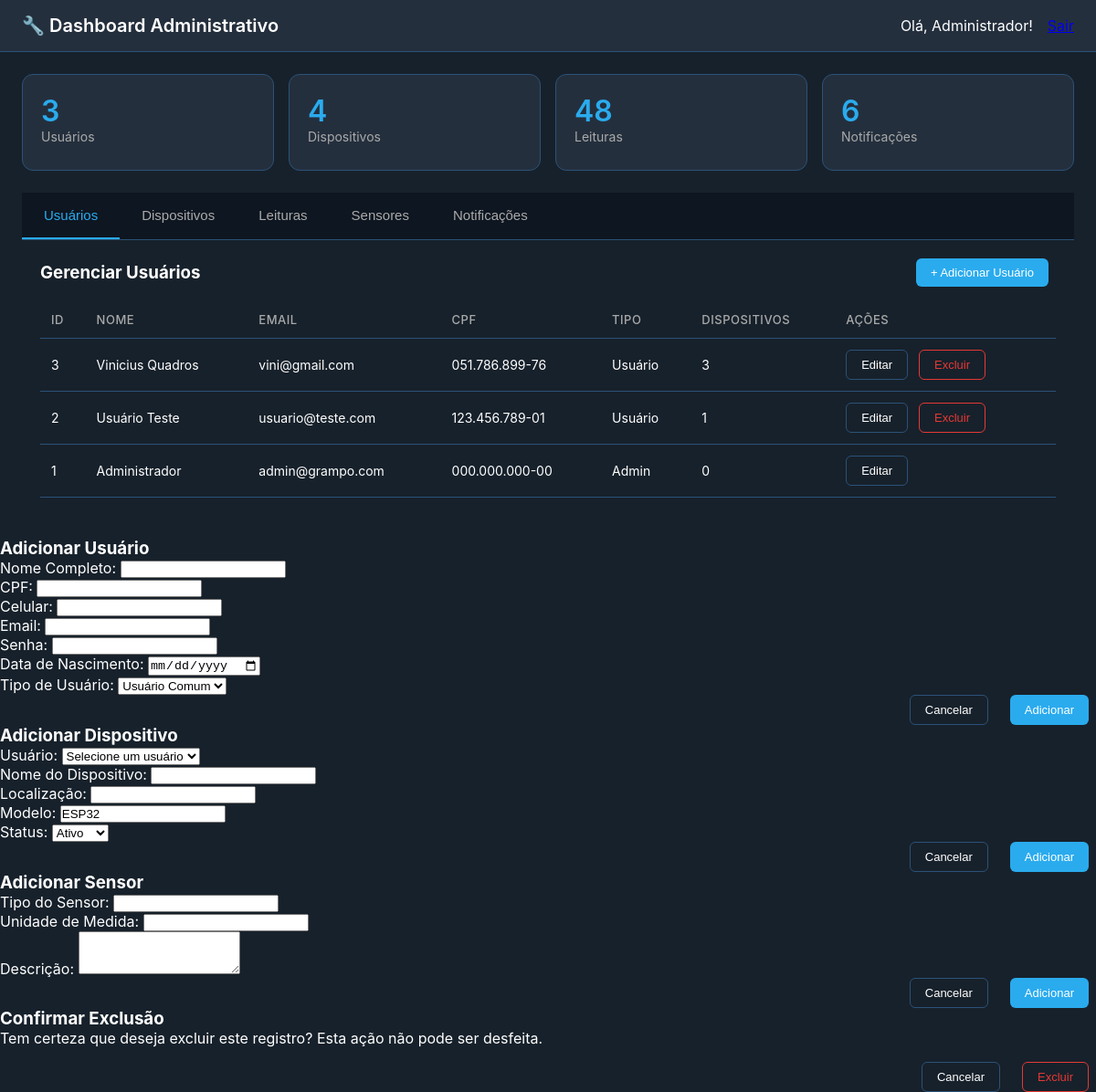
Page /admin/dashboard.php (signed in) on the committed database.
### tables this page shows
CREATE TABLE `usuarios` (
  `id_usuario` int(11) NOT NULL,
  `nome` varchar(100) NOT NULL,
  `cpf` varchar(11) NOT NULL,
  `celular` varchar(15) NOT NULL,
  `email` varchar(100) NOT NULL,
  `senha` varchar(255) NOT NULL,
  `data_nascimento` date NOT NULL,
  `tipo_usuario` enum('A','C') DEFAULT 'C',
  `criado_em` timestamp NOT NULL DEFAULT current_timestamp(),
  `atualizado_em` timestamp NOT NULL DEFAULT current_timestamp() ON UPDATE current_timestamp()
);

CREATE TABLE `leituras` (
  `id_leitura` int(11) NOT NULL,
  `id_dispositivo` int(11) NOT NULL,
  `id_sensor` int(11) NOT NULL,
  `valor` decimal(10,2) NOT NULL,
  `data_hora` timestamp NOT NULL DEFAULT current_timestamp(),
  `status_roupa` enum('Úmida','Seca') DEFAULT 'Úmida'
);

### includes/auth.php (called while the page is built, shortened)
<?php
require_once __DIR__ . '/../config/database.php';
function isLoggedIn() {
    return isset($_SESSION['logged_in']) && $_SESSION['logged_in'] === true;
}
function getCurrentUser() {
    $sql = "SELECT * FROM usuarios WHERE id_usuario = ?";
    return fetchOne($sql, [$_SESSION['user_id']]);
}
function formatCPF($cpf) {
    return preg_replace('/(\d{3})(\d{3})(\d{3})(\d{2})/', '$1.$2.$3-$4', $cpf);
}
?>

### config/database.php (called while the page is built, shortened)
<?php
class Database {
    private $host = 'localhost';
    private $db_name = 'grampo_iot';
    private $username = 'root';
    private $password = '';
    public function connect() {
        $this->conn = null;
        try {
            $this->conn = new PDO(
                "mysql:host=" . $this->host . ";dbname=" . $this->db_name . ";charset=utf8",
                $this->username,
                $this->password,
                array(
                    PDO::ATTR_ERRMODE => PDO::ERRMODE_EXCEPTION,
                    PDO::ATTR_DEFAULT_FETCH_MODE => PDO::FETCH_ASSOC
                )
            );
        } catch(PDOException $e) {
            echo "Erro na conexão: " . $e->getMessage();
        }
        return $this->conn;
    }
}
function getConnection() {
    $database = new Database();
    return $database->connect();
}
function executeQuery($sql, $params = []) {
    try {
        $conn = getConnection();
        $stmt = $conn->prepare($sql);
        $stmt->execute($params);
        return $stmt;
    } catch(PDOException $e) {
        error_log("Erro na consulta: " . $e->getMessage());
        return false;
    }
}
function fetchOne($sql, $params = []) {
    $stmt = executeQuery($sql, $params);
    return $stmt ? $stmt->fetch() : false;
}
function fetchAll($sql, $params = []) {
    $stmt = executeQuery($sql, $params);
    return $stmt ? $stmt->fetchAll() : [];
}
function countRecords($table, $where = '', $params = []) {
    $sql = "SELECT COUNT(*) as total FROM {$table}";
    $result = fetchOne($sql, $params);
    return $result ? $result['total'] : 0;
}
?>

### admin/dashboard.php (the view, shortened to what this page needs)
<?php
require_once '../includes/auth.php';
$stats = [
    'usuarios' => countRecords('usuarios'),
    'dispositivos' => countRecords('dispositivos'),
    'leituras' => countRecords('leituras'),
    'notificacoes' => countRecords('notificacoes')
];
$usuarios = fetchAll("SELECT u.*, COUNT(d.id_dispositivo) as total_dispositivos
                      FROM usuarios u
                      LEFT JOIN dispositivos d ON u.id_usuario = d.id_usuario
                      GROUP BY u.id_usuario
                      ORDER BY u.criado_em DESC");
$leituras_recentes = fetchAll("SELECT l.*, d.nome as dispositivo_nome, s.tipo_sensor, s.unidade_medida
                               FROM leituras l
                               JOIN dispositivos d ON l.id_dispositivo = d.id_dispositivo
                               JOIN sensores s ON l.id_sensor = s.id_sensor
                               ORDER BY l.data_hora DESC
                               LIMIT 50");
$current_user = getCurrentUser();
?>
<!DOCTYPE html>
<html lang="pt-BR">
<head>
</head>
<body>
    <header class="header">
        <div class="header-content">
            <h1>🔧 Dashboard Administrativo</h1>
            <div class="user-info">
                <span>Olá, <?php echo htmlspecialchars($current_user['nome']); ?>!</span>
                <a href="../includes/logout.php" class="logout-btn">Sair</a>
            </div>
        </div>
    </header>
    <div class="container">
        <div class="stats-grid">
            <div class="stat-card">
                <div class="stat-number"><?php echo $stats['usuarios']; ?></div>
                <div class="stat-label">Usuários</div>
            </div>
            <div class="stat-card">
                <div class="stat-number"><?php echo $stats['dispositivos']; ?></div>
                <div class="stat-label">Dispositivos</div>
            </div>
            <div class="stat-card">
                <div class="stat-number"><?php echo $stats['leituras']; ?></div>
                <div class="stat-label">Leituras</div>
            </div>
            <div class="stat-card">
                <div class="stat-number"><?php echo $stats['notificacoes']; ?></div>
                <div class="stat-label">Notificações</div>
            </div>
        </div>
        <div class="tabs">
            <button class="tab-btn active" onclick="showTab('usuarios')">Usuários</button>
            <button class="tab-btn" onclick="showTab('dispositivos')">Dispositivos</button>
            <button class="tab-btn" onclick="showTab('leituras')">Leituras</button>
            <button class="tab-btn" onclick="showTab('sensores')">Sensores</button>
            <button class="tab-btn" onclick="showTab('notificacoes')">Notificações</button>
        </div>
        <div id="usuarios" class="tab-content active">
            <div style="display: flex; justify-content: space-between; align-items: center; margin-bottom: 1rem;">
                <h3>Gerenciar Usuários</h3>
                <button class="btn btn-primary" onclick="openModal('addUserModal')">+ Adicionar Usuário</button>
            </div>
            <div class="table-responsive">
                <table>
                    <thead>
                        <tr>
                            <th>ID</th>
                            <th>Nome</th>
                            <th>Email</th>
                            <th>CPF</th>
                            <th>Tipo</th>
                            <th>Dispositivos</th>
                            <th>Ações</th>
                        </tr>
                    </thead>
                    <tbody>
                        <?php foreach ($usuarios as $usuario): ?>
                        <tr>
                            <td><?php echo $usuario['id_usuario']; ?></td>
                            <td><?php echo htmlspecialchars($usuario['nome']); ?></td>
                            <td><?php echo htmlspecialchars($usuario['email']); ?></td>
                            <td><?php echo formatCPF($usuario['cpf']); ?></td>
                            <td>
                                <span class="status-badge <?php echo $usuario['tipo_usuario'] === 'A' ? 'type-admin' : 'type-user'; ?>">
                                    <?php echo $usuario['tipo_usuario'] === 'A' ? 'Admin' : 'Usuário'; ?>
                                </span>
                            </td>
                            <td><?php echo $usuario['total_dispositivos']; ?></td>
                            <td>
                                <button class="btn btn-secondary" onclick="editUser(<?php echo $usuario['id_usuario']; ?>)">Editar</button>
                                <?php if ($usuario['id_usuario'] != $_SESSION['user_id']): ?>
                                <button class="btn btn-danger" onclick="deleteRecord('usuarios', <?php echo $usuario['id_usuario']; ?>)">Excluir</button>
                                <?php endif; ?>
                            </td>
                        </tr>
                        <?php endforeach; ?>
                    </tbody>
                </table>
            </div>
        </div>
    </div>
    <div id="addUserModal" class="modal">
        <div class="modal-content">
            <h3>Adicionar Usuário</h3>
            <form action="actions/add_user.php" method="POST">
                <div class="form-group">
                    <label>Nome Completo:</label>
                    <input type="text" name="nome" required>
                </div>
                <div class="form-group">
                    <label>CPF:</label>
                    <input type="text" name="cpf" id="modal_cpf" required>
                </div>
                <div class="form-group">
                    <label>Celular:</label>
                    <input type="text" name="celular" id="modal_celular" required>
                </div>
                <div class="form-group">
                    <label>Email:</label>
                    <input type="email" name="email" required>
                </div>
                <div class="form-group">
                    <label>Senha:</label>
                    <input type="password" name="senha" required>
                </div>
                <div class="form-group">
                    <label>Data de Nascimento:</label>
                    <input type="date" name="data_nascimento" required>
                </div>
                <div class="form-group">
                    <label>Tipo de Usuário:</label>
                    <select name="tipo_usuario" required>
                        <option value="C">Usuário Comum</option>
                    </select>
                </div>
                <div style="display: flex; gap: 1rem; justify-content: flex-end;">
                    <button type="button" class="btn btn-secondary" onclick="closeModal('addUserModal')">Cancelar</button>
                    <button type="submit" class="btn btn-primary">Adicionar</button>
                </div>
            </form>
        </div>
    </div>
    <div id="addDeviceModal" class="modal">
        <div class="modal-content">
            <h3>Adicionar Dispositivo</h3>
            <form action="actions/add_device.php" method="POST">
                <div class="form-group">
                    <label>Usuário:</label>
                    <select name="id_usuario" required>
                        <option value="">Selecione um usuário</option>
                    </select>
                </div>
                <div class="form-group">
                    <label>Nome do Dispositivo:</label>
                    <input type="text" name="nome" required>
                </div>
                <div class="form-group">
                    <label>Localização:</label>
                    <input type="text" name="localizacao">
                </div>
                <div class="form-group">
                    <label>Modelo:</label>
                    <input type="text" name="modelo" value="ESP32">
                </div>
                <div class="form-group">
                    <label>Status:</label>
                    <select name="status" required>
                        <option value="ativo">Ativo</option>
                    </select>
                </div>
                <div style="display: flex; gap: 1rem; justify-content: flex-end;">
                    <button type="button" class="btn btn-secondary" onclick="closeModal('addDeviceModal')">Cancelar</button>
                    <button type="submit" class="btn btn-primary">Adicionar</button>
                </div>
            </form>
        </div>
    </div>
    <div id="addSensorModal" class="modal">
        <div class="modal-content">
            <h3>Adicionar Sensor</h3>
            <form action="actions/add_sensor.php" method="POST">
                <div class="form-group">
                    <label>Tipo do Sensor:</label>
                    <input type="text" name="tipo_sensor" required>
                </div>
                <div class="form-group">
                    <label>Unidade de Medida:</label>
                    <input type="text" name="unidade_medida" required>
                </div>
                <div class="form-group">
                    <label>Descrição:</label>
                    <textarea name="descricao" rows="3"></textarea>
                </div>
                <div style="display: flex; gap: 1rem; justify-content: flex-end;">
                    <button type="button" class="btn btn-secondary" onclick="closeModal('addSensorModal')">Cancelar</button>
                    <button type="submit" class="btn btn-primary">Adicionar</button>
                </div>
            </form>
        </div>
    </div>
    <div id="deleteModal" class="modal">
        <div class="modal-content">
            <h3>Confirmar Exclusão</h3>
            <p>Tem certeza que deseja excluir este registro? Esta ação não pode ser desfeita.</p>
            <form method="POST">
                <div style="display: flex; gap: 1rem; justify-content: flex-end; margin-top: 1rem;">
                    <button type="button" class="btn btn-secondary" onclick="closeModal('deleteModal')">Cancelar</button>
                    <button type="submit" class="btn btn-danger">Excluir</button>
                </div>
            </form>
        </div>
    </div>
</body>
</html>

### admin/dashboard.php (style rules this page uses)
* { margin: 0; padding: 0; box-sizing: border-box; }
:root { --tg-bg: #17212b; --tg-bg-secondary: #242f3d; --tg-bg-card: #0e1621; --tg-text: #ffffff; --tg-text-secondary: #aaaaaa; --tg-blue: #2AABEE; --tg-blue-dark: #1e88cf; --tg-border: #2b5278; --tg-error: #e53935; --tg-success: #00c853; --tg-warning: #ffa726; }
body { font-family: -apple-system, BlinkMacSystemFont, 'Segoe UI', Roboto, Helvetica, Arial, sans-serif; background: var(--tg-bg); color: var(--tg-text); }
.header { background: var(--tg-bg-secondary); border-bottom: 1px solid var(--tg-border); padding: 16px 24px; position: sticky; top: 0; z-index: 100; }
.header-content { max-width: 1400px; margin: 0 auto; display: flex; justify-content: space-between; align-items: center; }
.header h1 { font-size: 20px; font-weight: 600; }
.user-info { display: flex; align-items: center; gap: 16px; }
.container { max-width: 1400px; margin: 0 auto; padding: 24px; }
.stats-grid { display: grid; grid-template-columns: repeat(auto-fit, minmax(250px, 1fr)); gap: 16px; margin-bottom: 24px; }
.stat-card { background: var(--tg-bg-secondary); border: 1px solid var(--tg-border); border-radius: 12px; padding: 20px; transition: all 0.2s; }
.stat-label { color: var(--tg-text-secondary); font-size: 14px; margin-bottom: 8px; }
.stat-number { font-size: 32px; font-weight: 600; color: var(--tg-blue); }
.tabs { display: flex; background: var(--tg-bg-card); border-bottom: 1px solid var(--tg-border); }
.tab-btn { padding: 16px 24px; border: none; background: none; color: var(--tg-text-secondary); font-size: 15px; font-weight: 500; cursor: pointer; transition: all 0.2s; border-bottom: 2px solid transparent; }
.tab-btn.active { color: var(--tg-blue); border-bottom-color: var(--tg-blue); }
.tab-content { display: none; padding: 20px; }
.tab-content.active { display: block; }
table { width: 100%; border-collapse: collapse; }
th, td { padding: 12px; text-align: left; border-bottom: 1px solid var(--tg-border); }
th { color: var(--tg-text-secondary); font-weight: 500; font-size: 13px; text-transform: uppercase; letter-spacing: 0.5px; }
td { font-size: 14px; }
.btn { padding: 8px 16px; border: none; border-radius: 6px; cursor: pointer; font-size: 13px; font-weight: 500; transition: all 0.2s; margin-right: 8px; }
.btn-primary { background: var(--tg-blue); color: white; }
.btn-danger { background: transparent; color: var(--tg-error); border: 1px solid var(--tg-error); }
.btn-secondary { background: transparent; color: var(--tg-text); border: 1px solid var(--tg-border); }

### rows in the picture
usuarios: nome "Administrador", id_usuario "1", email "admin@grampo.com", cpf "000.000.000-00", tipo_usuario "Admin", total_dispositivos "0"
leituras: id_dispositivo "3", id_sensor "4", id_leitura "48"
usuarios: id_usuario "3", nome "Vinicius Quadros", email "vini@gmail.com", cpf "051.786.899-76", tipo_usuario "Usuário", total_dispositivos "3"
usuarios: id_usuario "2", nome "Usuário Teste", email "usuario@teste.com", cpf "123.456.789-01", tipo_usuario "Usuário", total_dispositivos "1"

### other values in the picture
$stats['notificacoes'] "6"
